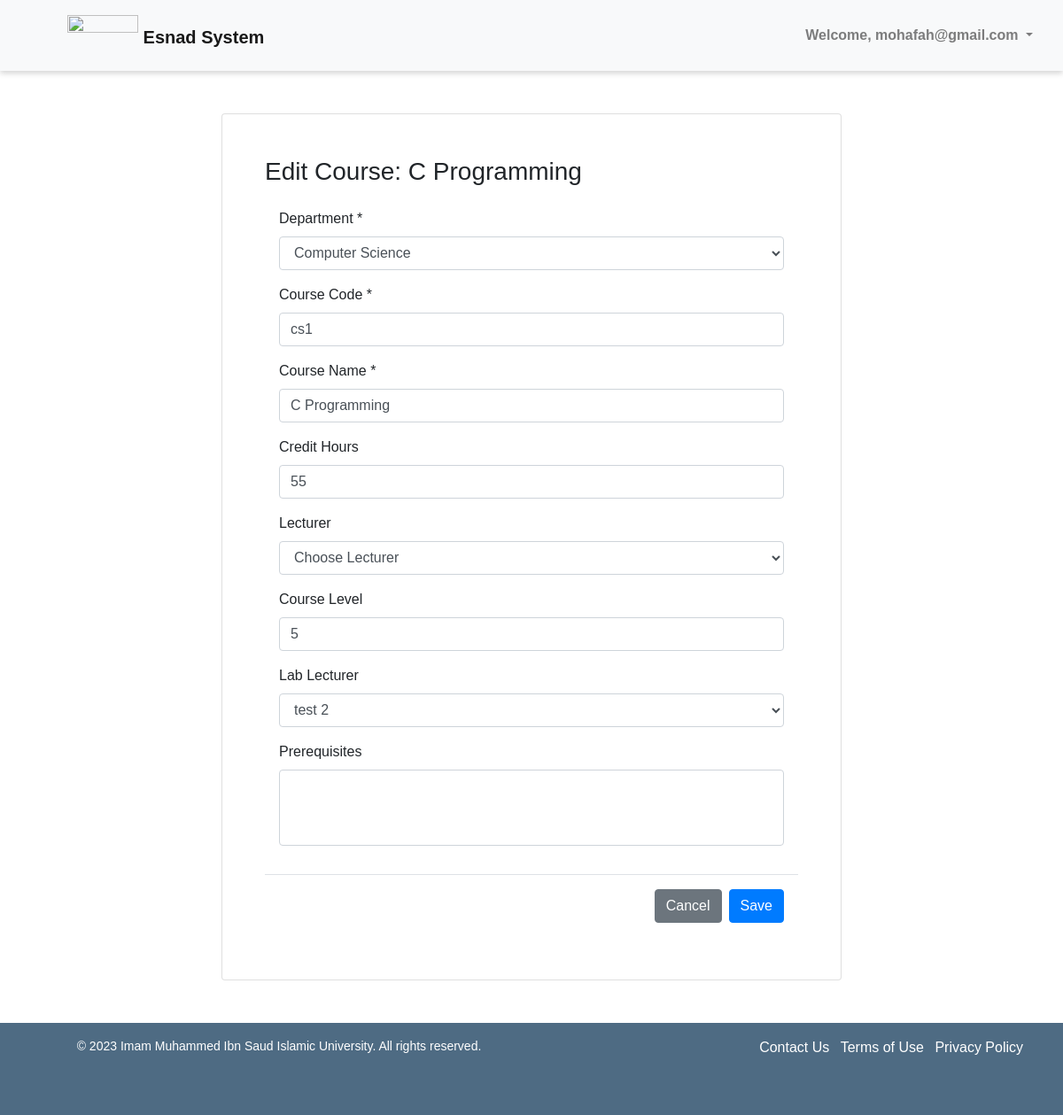
The app's page /edit-course/2 (signed in), older data.
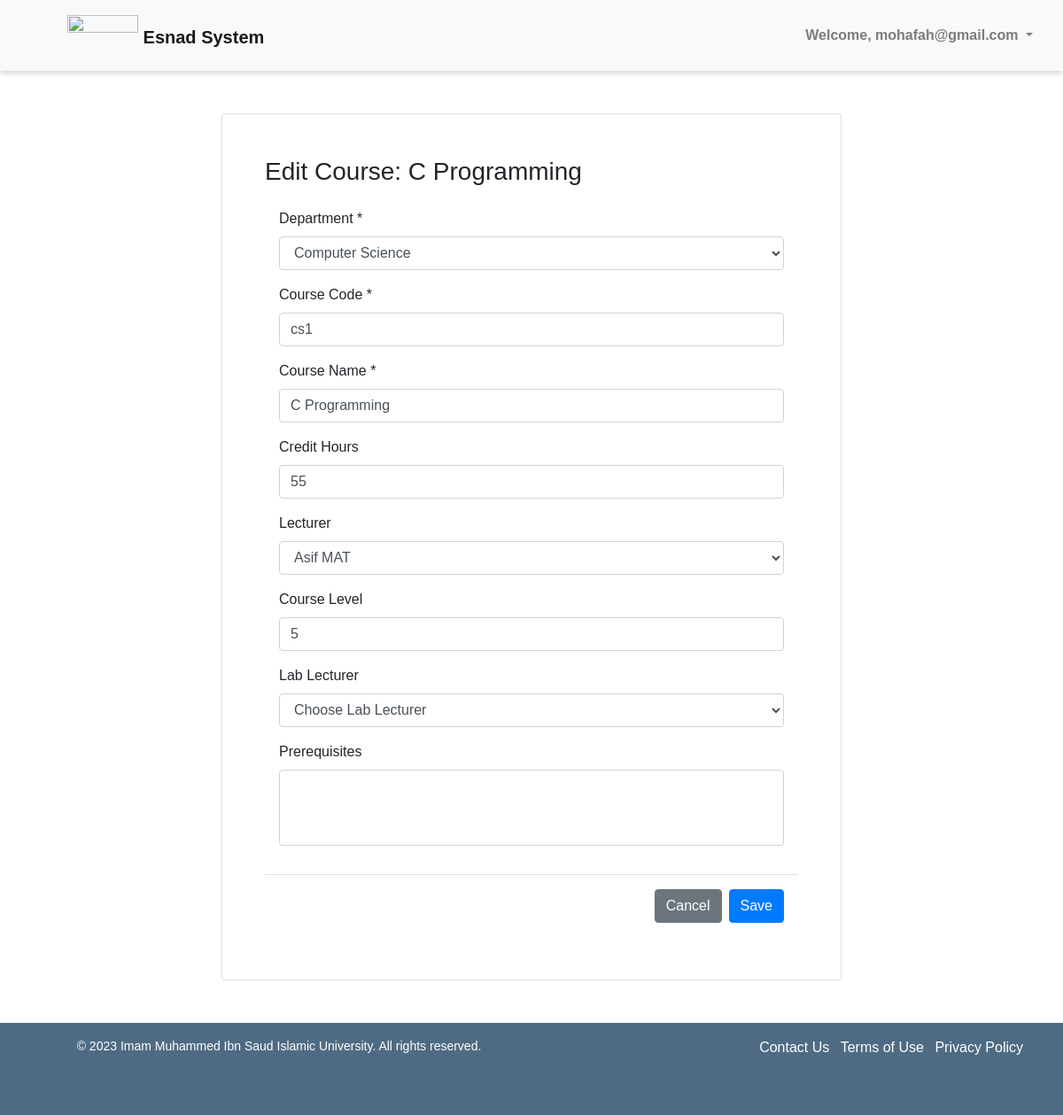
The same page, newer data.
### pages/models.py (models this page shows, shortened)
class Course(models.Model):
    course_code = models.CharField(max_length=100)
    course_name = models.CharField(max_length=100)
    credit_hours = models.PositiveIntegerField(null=True)
    course_lecturer = models.ForeignKey('Lecturer', on_delete=models.SET_NULL, null=True, related_name='courses_taught')
    course_level = models.PositiveIntegerField(null=True)
    course_lab_lecturer = models.ForeignKey('Lecturer', on_delete=models.SET_NULL, null=True, blank=True, related_name='lab_courses_taught')
    course_past_lecturers = models.ManyToManyField('Lecturer', related_name='past_courses', blank=True)
    course_time = models.TimeField(null=True, blank=True)
    course_day = models.CharField(max_length=1, choices=DAYS_OF_WEEK, null=True, blank=True)
    course_department = models.ForeignKey('Department', on_delete=models.SET_NULL, null=True, blank=True)
    course_building = models.CharField(max_length=100, blank=True)
    course_section = models.CharField(max_length=100, blank=True)
    course_prerequisites = models.ManyToManyField('Course', related_name='prerequisites', blank=True)

class Lecturer(models.Model):
    lecturer_user = models.OneToOneField(User, on_delete=models.CASCADE, null=True)
    lecturer_name = models.CharField(max_length=100)
    lecturer_email = models.EmailField(validators=[EmailValidator()])
    phone_regex = RegexValidator(
        regex=r'^\+?1?\d{10}$',
        message="Phone number must be entered in the format: '+999999999'. Up to 15 digits allowed.",
    )
    lecturer_number = models.CharField(validators=[phone_regex], max_length=17)
    GENDER_CHOICES = (
        ('M', 'Male'),
        ('F', 'Female')
    )
    lecturer_gender = models.CharField(max_length=1, choices=GENDER_CHOICES)
    TEACHER_TYPE_CHOICES = (
        ('L', 'Laboratory'),
        ('T', 'Theory')
    )
    lecturer_type = models.CharField(max_length=1, choices=TEACHER_TYPE_CHOICES)
    lecturer_past_courses = models.ManyToManyField('Course', related_name='past_lecturers', blank=True)
    lecturer_rating = models.FloatField(default=0.0)
    lecturer_department = models.ForeignKey('Department', on_delete=models.SET_NULL, null=True, blank=True)

class Department(models.Model):
    department_name = models.CharField(max_length=100)
    department_code = models.CharField(max_length=100, blank=True)

### pages/views.py (the view, shortened to what this page needs)
# urls.py: path('edit-course/<int:course_id>', views.edit_course, name='edit_course'),
@login_required(login_url='login')
def edit_course(request, course_id):
    course = Course.objects.get(id=course_id)
    lecturers = Lecturer.objects.all()
    departments = Department.objects.all()
    return render(request, 'edit_course.html', {'course': course, 'lecturers': lecturers, 'departments': departments})

### pages/context_processors.py (called while the page is built)
def get_user_groups(request):
    if request.user.is_authenticated:
        groups = request.user.groups.all()
        for group in groups:
            if group.name == 'Coordinators':
                return {'get_user_groups': True}
    return {'get_user_groups': False}

### pages/templates/edit_course.html (shortened to what this page needs)
{% extends 'base.html' %}
{% block content %}
<div class="d-flex justify-content-center">
    <div class="mt-5 card p-5" style="width: 100%; max-width: 700px">
        <h3>
            Edit Course: {{ course.course_name }}
        </h3>
        <form method="POST" action="{% url 'edit_course' course.id %}">
            <div class="modal-body">
                <div class="form-group">
                    <label for="department">Department *</label>
                    <select required name="course_department" class="form-control" id="department">
                        {% for department in departments %}
                            <option value="{{ department.id }}" {% if course.course_department == department %} selected {% endif %}
                            >{{ department.department_name }}</option>
                        {% endfor %}
                    </select>
                </div>
                <div class="form-group">
                    <label for="code">Course Code *</label>
                    <input required name="course_code" type="text" class="form-control" id="code" placeholder="Enter Course Code" value="{{ course.course_code }}">
                </div>
                <div class="form-group">
                    <label for="name">Course Name *</label>
                    <input required name="course_name" type="text" class="form-control" id="name" placeholder="Enter Course Name" value="{{ course.course_name }}">
                </div>
                <div class="form-group">
                    <label for="credit">Credit Hours</label>
                    <input name="credit_hours" type="number" class="form-control" id="credit" placeholder="Enter Credit Hours" value="{{ course.credit_hours }}">
                </div>
                <div class="form-group">
                    <label for="lecturer">Lecturer</label>
                    <select name="course_lecturer" class="form-control" id="lecturer">
                        <option value="">Choose Lecturer</option>
                        {% for lecturer in lecturers %}
                            <option value="{{ lecturer.id }}" {% if course.course_lecturer == lecturer %} selected {% endif %}
                            >{{ lecturer.lecturer_name }}</option>
                        {% endfor %}
                    </select>
                </div>
                <div class="form-group">
                    <label for="level">Course Level</label>
                    <input name="course_level" type="number" class="form-control" id="level" placeholder="Enter Course Level" value="{{ course.course_level }}">
                </div>
                <div class="form-group">
                    <label for="lab">Lab Lecturer</label>
                    <select name="course_lab_lecturer" class="form-control" id="lab">
                        <option value="">Choose Lab Lecturer</option>
                        {% for lecturer in lecturers %}
                            <option value="{{ lecturer.id }}" {% if course.course_lab_lecturer == lecturer %} selected {% endif %}
                            >{{ lecturer.lecturer_name }}</option>
                        {% endfor %}
                    </select>
                </div>
                <div class="form-group">
                    <label for="past">Prerequisites</label>
                    <select required name="course_past_lecturers" multiple class="form-control" id="past">
                    </select>
                </div>
            </div>
            <div class="modal-footer">
            <a href="{% url 'courses' %}" class="btn btn-secondary">Cancel</a>
            <button type="submit" class="btn btn-primary">Save </button>
            </div>
        </form>
    </div>
</div>
{% endblock %}

Row changes from the older to the newer data that the page shows:
changed Course "C Programming": course_lecturer (not shown) → "Asif MAT"; course_lab_lecturer "test 2" → (not shown)
Text that changed along with them:
form field course_lab_lecturer: (not shown) → "Choose Lab Lecturer"
form field course_lecturer: "Choose Lecturer" → (not shown)
